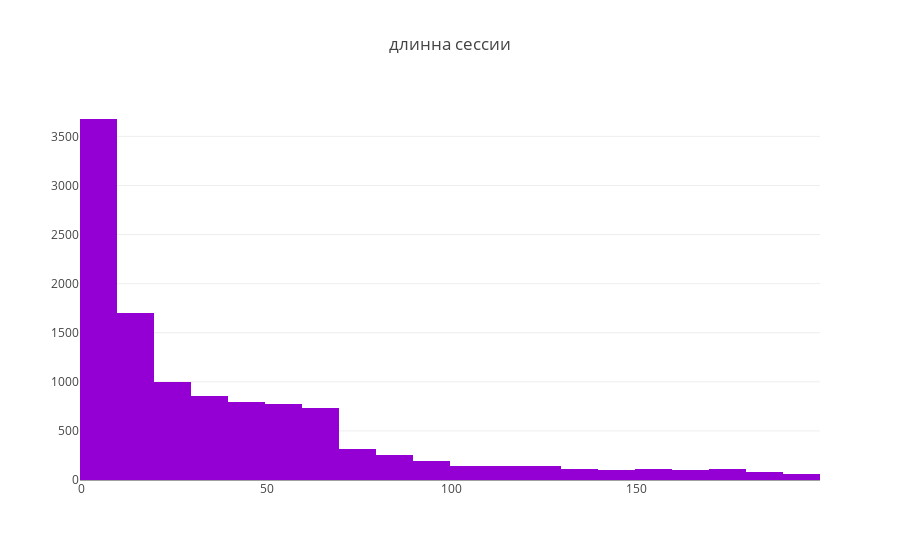

Notebook cell for this chart:
### Code cell
trace0 = go.Histogram(
    x=x_less_2,
    name='длинна сессии',
    nbinsx=25,
    marker=dict(                    
            color="darkviolet"
        )
)

data = [trace0]
layout = {'title': 'длинна сессии'}

fig = go.Figure(data=data, layout=layout)

iplot(fig, show_link=False)

### Figure 1 — Plotly figure (JSON) as saved in the notebook; plotly's stock layout.template omitted (floating-point values rounded to 4 significant figures; data arrays with more than 128 entries replaced by an {"elided": "..."} marker saying what was removed)
{"data": [{"marker": {"color": "darkviolet"}, "name": "длинна сессии", "nbinsx": 25, "type": "histogram", "x": {"elided": "11408 int values"}}], "layout": {"title": "длинна сессии"}}
